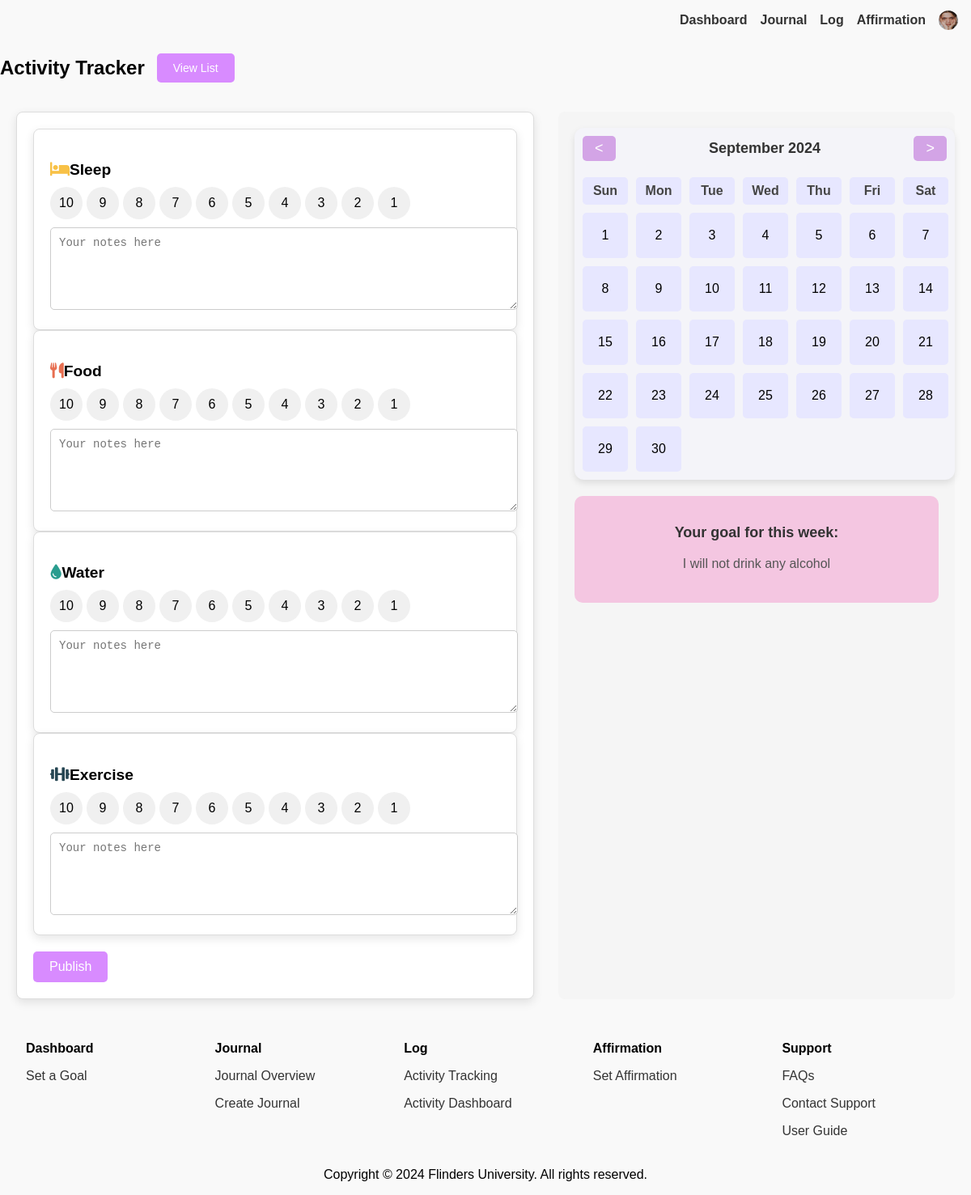
The app's page /pages/patient/activity_tracker.php, older data.
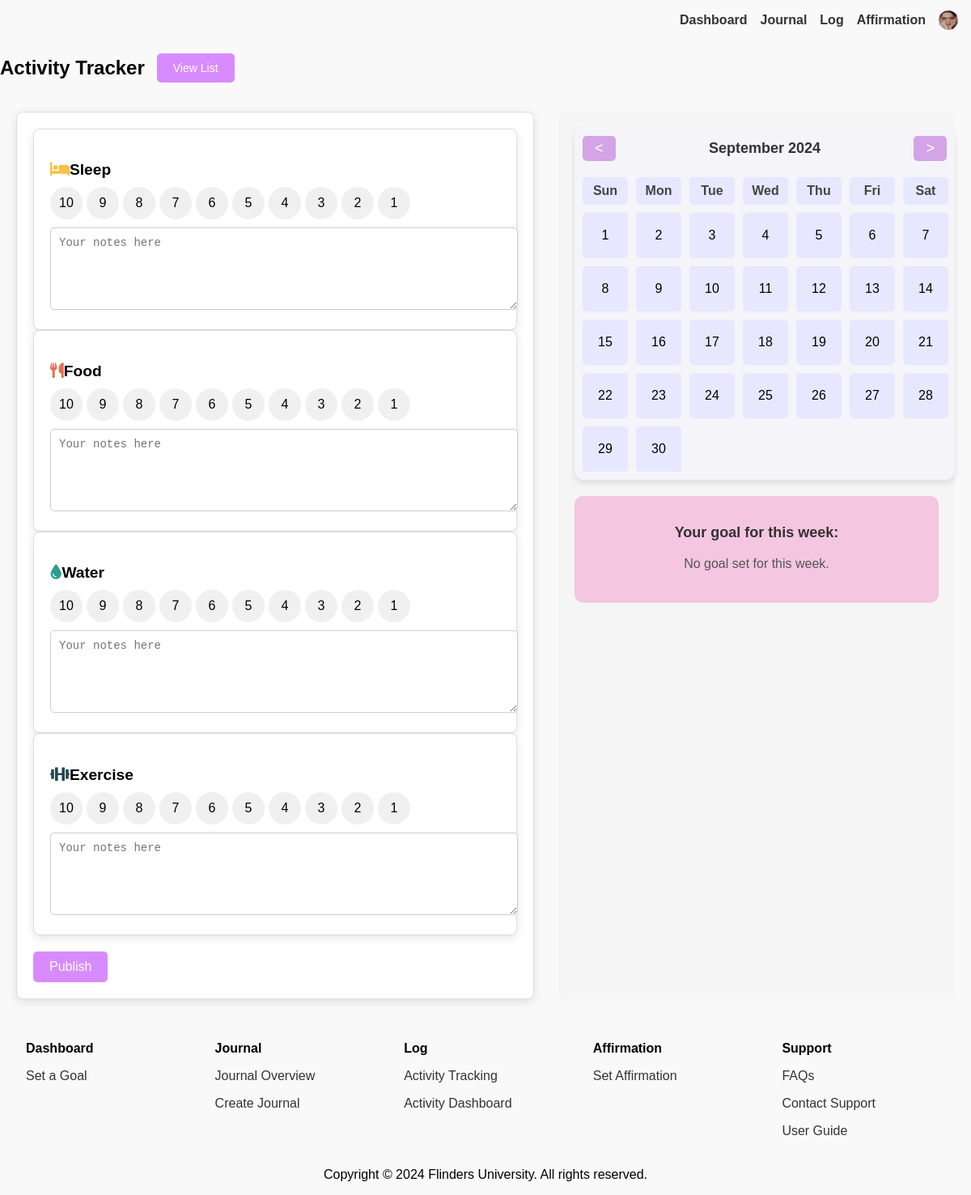
The same page, newer data.
### tables this page shows
CREATE TABLE `goal` (
  `goalId` int(10) NOT NULL,
  `title` varchar(100) NOT NULL,
  `category` varchar(45) NOT NULL,
  `dueDate` date NOT NULL,
  `isCompleted` tinyint(1) NOT NULL,
  `completedDate` date DEFAULT NULL
);

### pages/patient/activity_tracker.php (the view, shortened to what this page needs)
<!DOCTYPE html>
<html lang="en">
<head>
  <link rel="stylesheet" href="../../assets/css/shared.css" />
  <link rel="stylesheet" href="../../assets/css/patient.css" />
  <link rel="stylesheet" href="../../assets/css/activity-tracker.css" />
  <link rel="stylesheet" href="https://cdnjs.cloudflare.com/ajax/libs/font-awesome/6.0.0-beta3/css/all.min.css">
</head>
<body>
  <header>
    <nav id="shared-header-patient">
      <?php include_once("../navigation/patient_nav.php") ?>
    </nav>
  </header>
  <main class="activity-tracker-main">
    <div class="activity-header">
      <h2>Activity Tracker</h2>
      <button class="view-list-btn" onclick="window.location.href='activity_dashboard.php'">View List</button>
    </div>
    <div class="content-container">
      <form id="activity-tracker-form" class="activity-tracker-section" method="POST" action="activity_tracker.php">
        <section class="activity-tracker-section">
          <h3><span class="icon sleep-icon"><i class="fas fa-bed"></i></span> Sleep</h3>
          <div class="rating-buttons">
            <?php for ($i = 10; $i >= 1; $i--): ?>
              <button type="button" data-rating="<?php echo $i; ?>"><?php echo $i; ?></button>
            <?php endfor; ?>
          </div>
          <textarea class="activity-notes" name="sleepNotes" placeholder="Your notes here"></textarea>
        </section>
        <section class="activity-tracker-section">
          <h3><span class="icon food-icon"><i class="fas fa-utensils"></i></span> Food</h3>
          <div class="rating-buttons">
            <?php for ($i = 10; $i >= 1; $i--): ?>
              <button type="button" data-rating="<?php echo $i; ?>"><?php echo $i; ?></button>
            <?php endfor; ?>
          </div>
          <textarea class="activity-notes" name="foodNotes" placeholder="Your notes here"></textarea>
        </section>
        <section class="activity-tracker-section">
          <h3><span class="icon water-icon"><i class="fas fa-tint"></i></span> Water</h3>
          <div class="rating-buttons">
            <?php for ($i = 10; $i >= 1; $i--): ?>
              <button type="button" data-rating="<?php echo $i; ?>"><?php echo $i; ?></button>
            <?php endfor; ?>
          </div>
          <textarea class="activity-notes" name="waterNotes" placeholder="Your notes here"></textarea>
        </section>
        <section class="activity-tracker-section">
          <h3><span class="icon exercise-icon"><i class="fas fa-dumbbell"></i></span> Exercise</h3>
          <div class="rating-buttons">
            <?php for ($i = 10; $i >= 1; $i--): ?>
              <button type="button" data-rating="<?php echo $i; ?>"><?php echo $i; ?></button>
            <?php endfor; ?>
          </div>
          <textarea class="activity-notes" name="exerciseNotes" placeholder="Your notes here"></textarea>
        </section>
        <button class="publish-btn" type="submit">Publish</button>
      </form>
      <div class="side-section">
        <div class="calendar-container">
          <div class="calendar-header">
            <button id="prevMonth" onclick="prevMonth()">&lt;</button>
            <h2 id="month-name">September 2024</h2>
            <button id="nextMonth" onclick="nextMonth()">&gt;</button>
          </div>
          <div class="calendar-wrapper">
            <div class="calendar-grid" id="calendar-grid">
            </div>
          </div>
        </div>
        <div id="goalSection">
          <h2>Your goal for this week:</h2>
          <p id="weeklyGoalText">
            <?php
            require_once "patient-dashboard-connect.php";
            $sql = "SELECT title FROM GOAL ORDER BY goalId DESC LIMIT 1";
            $result = $conn->query($sql);
            if ($result->num_rows > 0) {
              $row = $result->fetch_assoc();
              echo $row['title'];
            } else {
              echo "No goal set for this week.";
            }
            ?>
          </p>
        </div>
      </div>
    </div>
  </main>
  <footer>
    <?php include_once("../footer/patient_footer.php") ?>
  </footer>
</body>
</html>

Row changes from the older to the newer data that the page shows:
removed goal: title "I will not drink any alcohol"
Text that changed along with them:
text now shown: "No goal set for this week."
